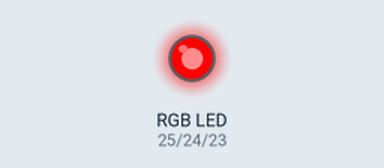
Simulated run of this program. Board: Raspberry Pi (BCM pin numbers). Shown: an RGB LED mixed from three pins (HIGH = lit).

Above: at 0.5 s.
At 1.5 s:
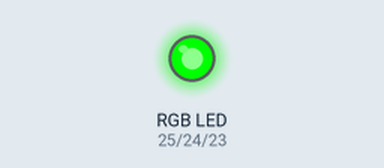
At 2.5 s:
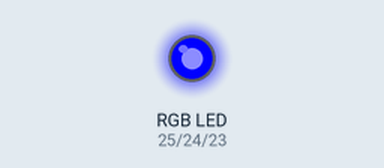
At 3.5 s:
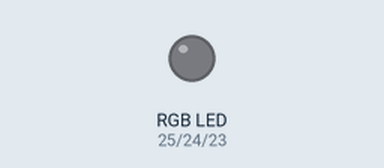
Timing chart, 0 to 5.2 s (numbered marks = the images above):
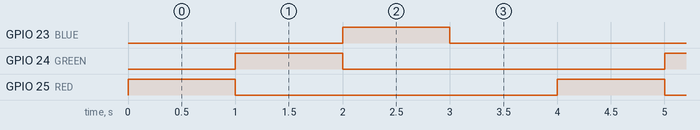

Measured:
- by itself, GPIO 23 (BLUE), GPIO 24 (GREEN), GPIO 25 (RED): alternates HIGH for 1.0 s and LOW for 3.0 s
- by itself, everything shown: repeats every 4.0 s, in 4 steps

The program:

RGB_LED.py
```python
import RPi.GPIO as GPIO
import time

GPIO.setmode(GPIO.BCM)

RED = 25; GREEN = 24; BLUE = 23

GPIO.setup(RED,GPIO.OUT)
GPIO.output(RED,0)
GPIO.setup(GREEN,GPIO.OUT)
GPIO.output(GREEN,0)
GPIO.setup(BLUE,GPIO.OUT)
GPIO.output(BLUE,0)

try:
    while (True):
        GPIO.output(RED, 255)
        GPIO.output(GREEN, 0)
        GPIO.output(BLUE, 0)
        time.sleep(1)

        GPIO.output(RED, 0)
        GPIO.output(GREEN, 255)
        GPIO.output(BLUE, 0)
        time.sleep(1)

        GPIO.output(RED, 0)
        GPIO.output(GREEN, 0)
        GPIO.output(BLUE, 255)
        time.sleep(1)

        GPIO.output(RED, 0)
        GPIO.output(GREEN, 0)
        GPIO.output(BLUE, 0)
        time.sleep(1)
except KeyboardInterrupt:
    GPIO.cleanup()
finally:
    GPIO.cleanup()
    
```
